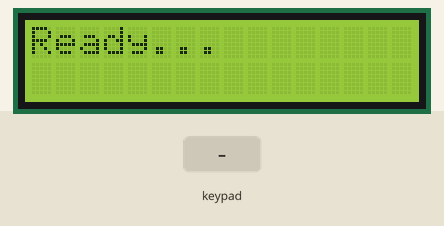
Bench run of a sketch on a simulated Arduino Uno, built with avr-gcc and run on an emulated ATmega328P. On the bench: 16×2 character LCD. Inputs (shaded band) come from the test bench.

Above: at 1.2 s.
1.3 s: keypad keys 1 0 9 8 7 # pressed 0.4 s apart
At 4.7 s:
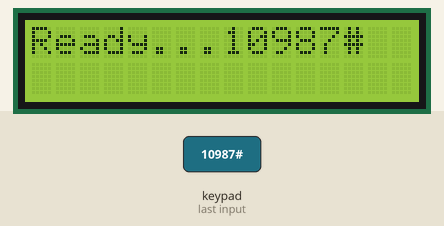
5.2 s: key '*' pressed
At 6.2 s:
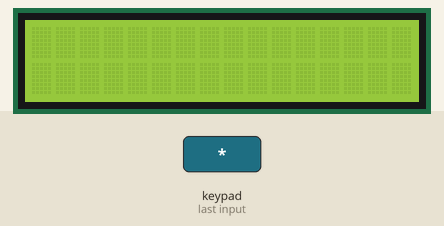
6.7 s: key '#' pressed
At 7.4 s:
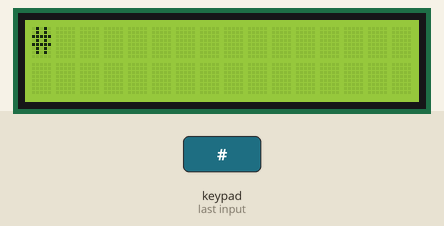
8.2 s: keypad keys 6 1 0 # pressed 0.4 s apart
At 10.6 s:
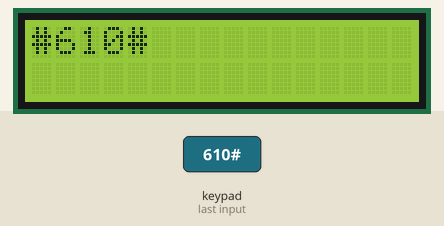
11.3 s: keypad keys 1 3 9 7 2 # pressed 0.4 s apart
At 13.8 s:
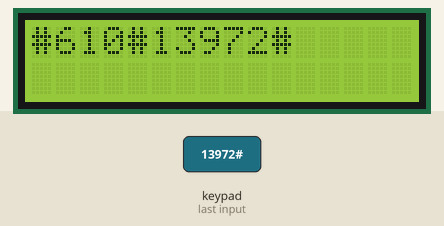
15.2 s: key '#' pressed
At 16.4 s:
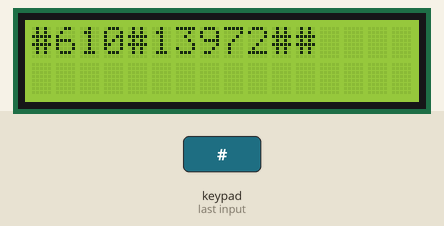
Timing chart, 0 to 17.7 s (numbered marks = the images above; inputs shaded):
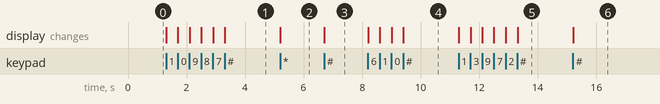

The sketch:

ch11_challenge3.ino
```cpp
#include <Keypad.h>
#include <LiquidCrystal.h>   // ✅ needed for LCD

LiquidCrystal lcd(12, 11, 5, 4, 3, 2);

const byte ROWS = 4;
const byte COLS = 3;

char keys[ROWS][COLS] = {
  {'1', '2', '3'},
  {'4', '5', '6'},
  {'7', '8', '9'},
  {'*', '0', '#'}
};

// ⚠️ Don't use 0 and 1 → reserved for Serial
byte rowPins[ROWS] = {10,9,8,7};
byte colPins[COLS] = {6,1,0};  // pick free pins that don’t overlap LCD

Keypad kpd = Keypad(makeKeymap(keys), rowPins, colPins, ROWS, COLS);

void setup() {
  lcd.begin(16, 2);
  lcd.print("Ready...");
}

void loop() {
  char key = kpd.getKey();

  if (key) {
    lcd.print(key);

    if (key == '*') {
      lcd.clear();
    }
  }
}
```

Measured:
- after the input at 1.3 s, the display: first changes at once (image 1 shows a later state)
- after the input at 5.2 s, the display: changes at once (image 2)
- after the input at 6.7 s, the display: changes at once (image 3)
- after the input at 8.2 s, the display: first changes at once (image 4 shows a later state)
- after the input at 11.3 s, the display: first changes at once (image 5 shows a later state)
- after the input at 15.2 s, the display: changes at once (image 6)
